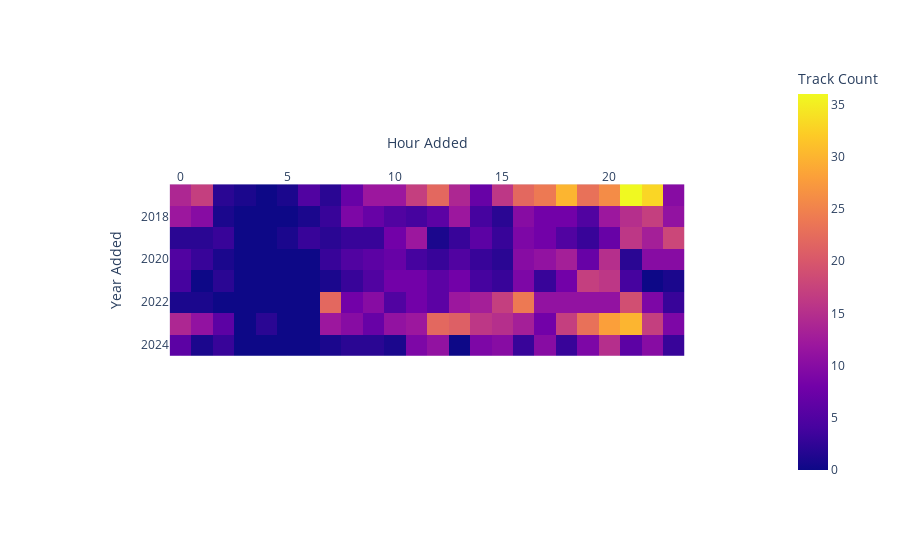

Source (notebook cell):
### Code cell
heatmap_data = df.pivot_table(index='Year Added', columns='Hour Added', aggfunc='size', fill_value=0)
fig = px.imshow(heatmap_data,
                labels=dict(x='Hour Added', y='Year Added', color="Track Count"),
                x=heatmap_data.columns,
                y=heatmap_data.index)
fig.update_xaxes(side="top")
fig.show()

### Figure 1 — Plotly figure (JSON) as saved in the notebook; plotly's stock layout.template omitted (floating-point values rounded to 4 significant figures; data arrays with more than 128 entries replaced by an {"elided": "..."} marker saying what was removed)
{"data": [{"coloraxis": "coloraxis", "hovertemplate": "Hour Added: %{x}<br>Year Added: %{y}<br>Track Count: %{z}<extra></extra>", "name": "0", "type": "heatmap", "x": [0, 1, 2, 3, 4, 5, 6, 7, 8, 9, 10, 11, 12, 13, 14, 15, 16, 17, 18, 19, 20, 21, 22, 23], "xaxis": "x", "y": [2017, 2018, 2019, 2020, 2021, 2022, 2023, 2024], "yaxis": "y", "z": {"elided": "8x24 int values"}}], "layout": {"autosize": true, "coloraxis": {"colorbar": {"title": {"text": "Track Count"}}, "colorscale": [[0, "#0d0887"], [0.1111, "#46039f"], [0.2222, "#7201a8"], [0.3333, "#9c179e"], [0.4444, "#bd3786"], [0.5556, "#d8576b"], [0.6667, "#ed7953"], [0.7778, "#fb9f3a"], [0.8889, "#fdca26"], [1, "#f0f921"]]}, "margin": {"t": 60}, "xaxis": {"anchor": "y", "autorange": true, "constrain": "domain", "domain": [0.1292, 0.8708], "range": [-0.5, 23.5], "scaleanchor": "y", "side": "top", "title": {"text": "Hour Added"}, "type": "linear"}, "yaxis": {"anchor": "x", "autorange": true, "constrain": "domain", "domain": [0, 1], "range": [2024.0, 2016.0], "title": {"text": "Year Added"}, "type": "linear"}}}
